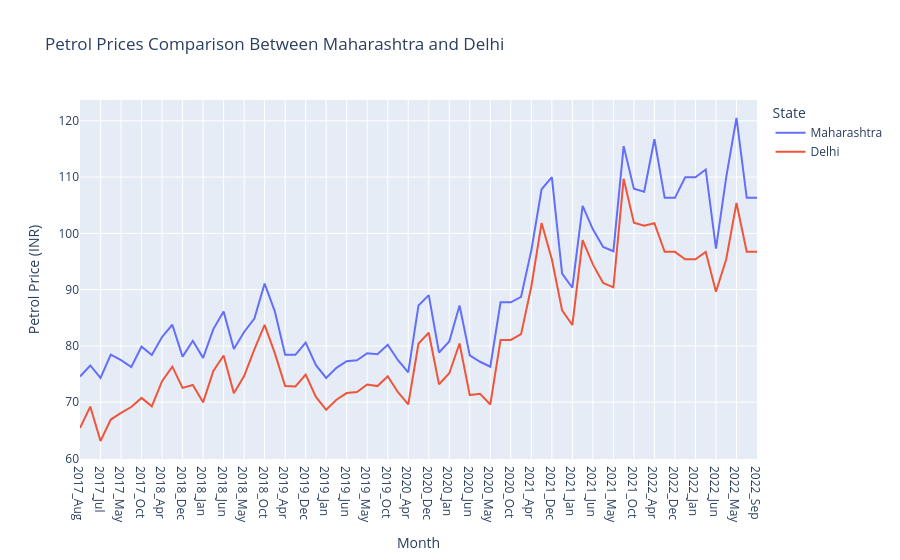

Source (notebook cell):
### Code cell
df_maharashtra_delhi = df[['date', 'Maharashtra', 'Delhi']]
df_maharashtra_delhi = pd.melt(df_maharashtra_delhi, id_vars='date', var_name='State', value_name='Petrol Price')

fig = px.line(
    df_maharashtra_delhi,
    x='date',
    y='Petrol Price',
    color='State',
    title='Petrol Prices Comparison Between Maharashtra and Delhi',
    labels={'Petrol Price': 'Petrol Price (INR)', 'date': 'Month'}
)
fig.show()

### Figure 1 — Plotly figure (JSON) as saved in the notebook; plotly's stock layout.template omitted (floating-point values rounded to 4 significant figures)
{"data": [{"hovertemplate": "State=Maharashtra<br>Month=%{x}<br>Petrol Price (INR)=%{y}<extra></extra>", "legendgroup": "Maharashtra", "line": {"color": "#636efa", "dash": "solid"}, "marker": {"symbol": "circle"}, "mode": "lines", "name": "Maharashtra", "orientation": "v", "showlegend": true, "type": "scatter", "x": ["2017_Aug", "2017_Dec", "2017_Jul", "2017_Jun", "2017_May", "2017_Nov", "2017_Oct", "2017_Sep", "2018_Apr", "2018_Aug", "2018_Dec", "2018_Feb", "2018_Jan", "2018_Jul", "2018_Jun", "2018_Mar", "2018_May", "2018_Nov", "2018_Oct", "2018_Sep", "2019_Apr", "2019_Aug", "2019_Dec", "2019_Feb", "2019_Jan", "2019_Jul", "2019_Jun", "2019_Mar", "2019_May", "2019_Nov", "2019_Oct", "2019_Sep", "2020_Apr", "2020_Aug", "2020_Dec", "2020_Feb", "2020_Jan", "2020_Jul", "2020_Jun", "2020_Mar", "2020_May", "2020_Nov", "2020_Oct", "2020_Sep", "2021_Apr", "2021_Aug", "2021_Dec", "2021_Feb", "2021_Jan", "2021_Jul", "2021_Jun", "2021_Mar", "2021_May", "2021_Nov", "2021_Oct", "2021_Sep", "2022_Apr", "2022_Aug", "2022_Dec", "2022_Feb", "2022_Jan", "2022_Jul", "2022_Jun", "2022_Mar", "2022_May", "2022_Oct", "2022_Sep"], "xaxis": "x", "y": [74.56, 76.52, 74.3, 78.44, 77.46, 76.25, 79.87, 78.38, 81.59, 83.76, 78.09, 80.91, 77.87, 82.99, 86.1, 79.45, 82.48, 84.86, 91.08, 86.09, 78.43, 78.42, 80.59, 76.57, 74.3, 76.11, 77.28, 77.44, 78.7, 78.51, 80.21, 77.46, 75.3, 87.19, 89.02, 78.83, 80.79, 87.19, 78.32, 77.18, 76.31, 87.74, 87.74, 88.73, 96.98, 107.8, 110.0, 92.86, 90.34, 104.9, 100.7, 97.57, 96.83, 115.5, 108.0, 107.4, 116.7, 106.3, 106.3, 110.0, 110.0, 111.3, 97.28, 110.0, 120.5, 106.3, 106.3], "yaxis": "y"}, {"hovertemplate": "State=Delhi<br>Month=%{x}<br>Petrol Price (INR)=%{y}<extra></extra>", "legendgroup": "Delhi", "line": {"color": "#EF553B", "dash": "solid"}, "marker": {"symbol": "circle"}, "mode": "lines", "name": "Delhi", "orientation": "v", "showlegend": true, "type": "scatter", "x": ["2017_Aug", "2017_Dec", "2017_Jul", "2017_Jun", "2017_May", "2017_Nov", "2017_Oct", "2017_Sep", "2018_Apr", "2018_Aug", "2018_Dec", "2018_Feb", "2018_Jan", "2018_Jul", "2018_Jun", "2018_Mar", "2018_May", "2018_Nov", "2018_Oct", "2018_Sep", "2019_Apr", "2019_Aug", "2019_Dec", "2019_Feb", "2019_Jan", "2019_Jul", "2019_Jun", "2019_Mar", "2019_May", "2019_Nov", "2019_Oct", "2019_Sep", "2020_Apr", "2020_Aug", "2020_Dec", "2020_Feb", "2020_Jan", "2020_Jul", "2020_Jun", "2020_Mar", "2020_May", "2020_Nov", "2020_Oct", "2020_Sep", "2021_Apr", "2021_Aug", "2021_Dec", "2021_Feb", "2021_Jan", "2021_Jul", "2021_Jun", "2021_Mar", "2021_May", "2021_Nov", "2021_Oct", "2021_Sep", "2022_Apr", "2022_Aug", "2022_Dec", "2022_Feb", "2022_Jan", "2022_Jul", "2022_Jun", "2022_Mar", "2022_May", "2022_Oct", "2022_Sep"], "xaxis": "x", "y": [65.4, 69.22, 63.09, 66.91, 68.09, 69.14, 70.76, 69.26, 73.73, 76.31, 72.53, 73.05, 69.97, 75.55, 78.29, 71.57, 74.63, 79.39, 83.73, 78.68, 72.86, 72.8, 74.91, 70.94, 68.65, 70.44, 71.62, 71.81, 73.13, 72.86, 74.61, 71.77, 69.59, 80.43, 82.34, 73.19, 75.14, 80.43, 71.26, 71.49, 69.59, 81.06, 81.06, 82.08, 90.56, 101.8, 95.41, 86.3, 83.71, 98.81, 94.49, 91.17, 90.4, 109.7, 101.9, 101.3, 101.8, 96.72, 96.72, 95.41, 95.41, 96.72, 89.62, 95.41, 105.4, 96.72, 96.72], "yaxis": "y"}], "layout": {"legend": {"title": {"text": "State"}, "tracegroupgap": 0}, "title": {"text": "Petrol Prices Comparison Between Maharashtra and Delhi"}, "xaxis": {"anchor": "y", "domain": [0, 1], "title": {"text": "Month"}}, "yaxis": {"anchor": "x", "domain": [0, 1], "title": {"text": "Petrol Price (INR)"}}}}
